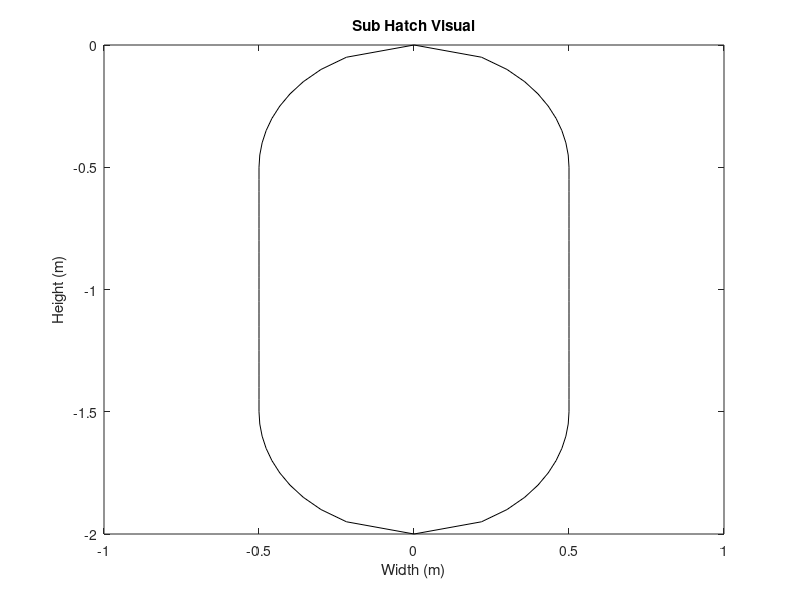

The MATLAB script that drew this image:
%Creator: Jonathan Kenney
%Models 2: Lab 5
clear; clc; close all;

%Part C
load Submarine_Hatch.mat;

figure(1)
plot(x_left,y_hatch,'k-',x_right,y_hatch,'k-');
axis([-1 1 -2 0]);
xlabel('Width (m)');
ylabel('Height (m)');
title('Sub Hatch Visual');

depth = input('Depth: ');
p = 1027; g = 9.81;
total_out = 0;
total_in = 0;

for k = 2:length(y_hatch)
   total_out = total_out + (101353 + p*g*(depth - y_hatch(k-1)))*...
       ((x_right(k)-x_left(k))+(x_right(k-1)-...
       x_left(k-1)))/2*(y_hatch(k-1)-y_hatch(k));
end

for k = 2:length(y_hatch)
   total_in = total_in + 101353*...
       ((x_right(k)-x_left(k))+(x_right(k-1)-...
       x_left(k-1)))/2*(y_hatch(k-1)-y_hatch(k));
end

netF = total_out - total_in;

if netF > 5000000
    depth_safe = 'No';
else
    depth_safe = 'Yes';
end

fprintf('Outside force: %i N\n',total_out);
fprintf('Inside force: %i N\n',total_in);
fprintf('Net force: %i N\n',netF);
fprintf('Can the sub reach this depth safely? %s\n',depth_safe);

%%
clear; clc; close all;

%Part D
load Airplane_Hatch.mat;

h = input('Altitude: ');
g = 9.81;
total_out = 0;
total_in = 0;
p_ext = 101353*(1-.0000225577*h)^5.25588;

for k = 2:length(y_hatch)
   total_out = total_out + p_ext*...
       ((x_right(k)-x_left(k))+(x_right(k-1)-...
       x_left(k-1)))/2*(y_hatch(k-1)-y_hatch(k));
end

for k = 2:length(y_hatch)
   total_in = total_in + 101353*...
       ((x_right(k)-x_left(k))+(x_right(k-1)-...
       x_left(k-1)))/2*(y_hatch(k-1)-y_hatch(k));
end

netF = total_in - total_out;

if netF > 350000
    altitude_safe = 'No';
else
    altitude_safe = 'Yes';
end

fprintf('Exterior pressure: %i (N/m^2)\n',p_ext);
fprintf('Outside force: %i N\n',total_out);
fprintf('Inside force: %i N\n',total_in);
fprintf('Net force: %i N\n',netF);
fprintf('Can the sub reach this altitude safely? %s\n',altitude_safe);